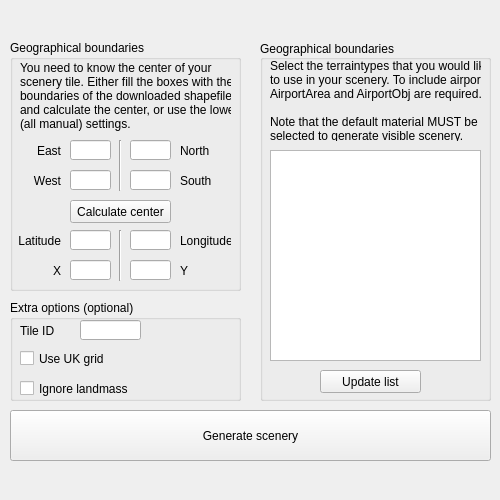
<?xml version="1.0" encoding="UTF-8"?>
<ui version="4.0">
 <class>Form</class>
 <widget class="QWidget" name="Form">
  <property name="geometry">
   <rect>
    <x>0</x>
    <y>0</y>
    <width>500</width>
    <height>500</height>
   </rect>
  </property>
  <property name="windowTitle">
   <string>Form</string>
  </property>
  <widget class="QGroupBox" name="groupBox">
   <property name="geometry">
    <rect>
     <x>10</x>
     <y>300</y>
     <width>231</width>
     <height>101</height>
    </rect>
   </property>
   <property name="title">
    <string>Extra options (optional)</string>
   </property>
   <widget class="QLabel" name="label_6">
    <property name="geometry">
     <rect>
      <x>10</x>
      <y>20</y>
      <width>71</width>
      <height>21</height>
     </rect>
    </property>
    <property name="text">
     <string>Tile ID</string>
    </property>
    <property name="alignment">
     <set>Qt::AlignLeading|Qt::AlignLeft|Qt::AlignVCenter</set>
    </property>
   </widget>
   <widget class="QLineEdit" name="lineEdit">
    <property name="geometry">
     <rect>
      <x>70</x>
      <y>20</y>
      <width>61</width>
      <height>20</height>
     </rect>
    </property>
   </widget>
   <widget class="QCheckBox" name="checkBox">
    <property name="enabled">
     <bool>true</bool>
    </property>
    <property name="geometry">
     <rect>
      <x>10</x>
      <y>50</y>
      <width>111</width>
      <height>17</height>
     </rect>
    </property>
    <property name="autoFillBackground">
     <bool>false</bool>
    </property>
    <property name="text">
     <string>Use UK grid</string>
    </property>
    <property name="checked">
     <bool>false</bool>
    </property>
   </widget>
   <widget class="QCheckBox" name="checkBox_2">
    <property name="enabled">
     <bool>true</bool>
    </property>
    <property name="geometry">
     <rect>
      <x>10</x>
      <y>80</y>
      <width>111</width>
      <height>17</height>
     </rect>
    </property>
    <property name="autoFillBackground">
     <bool>false</bool>
    </property>
    <property name="text">
     <string>Ignore landmass</string>
    </property>
    <property name="checked">
     <bool>false</bool>
    </property>
   </widget>
  </widget>
  <widget class="QGroupBox" name="groupBox_2">
   <property name="geometry">
    <rect>
     <x>10</x>
     <y>40</y>
     <width>231</width>
     <height>251</height>
    </rect>
   </property>
   <property name="title">
    <string>Geographical boundaries</string>
   </property>
   <widget class="QLabel" name="label_7">
    <property name="geometry">
     <rect>
      <x>20</x>
      <y>100</y>
      <width>31</width>
      <height>21</height>
     </rect>
    </property>
    <property name="text">
     <string>East</string>
    </property>
    <property name="alignment">
     <set>Qt::AlignRight|Qt::AlignTrailing|Qt::AlignVCenter</set>
    </property>
   </widget>
   <widget class="QLabel" name="label_9">
    <property name="geometry">
     <rect>
      <x>20</x>
      <y>130</y>
      <width>31</width>
      <height>21</height>
     </rect>
    </property>
    <property name="text">
     <string>West</string>
    </property>
    <property name="alignment">
     <set>Qt::AlignRight|Qt::AlignTrailing|Qt::AlignVCenter</set>
    </property>
   </widget>
   <widget class="QLineEdit" name="lineEdit_3">
    <property name="geometry">
     <rect>
      <x>60</x>
      <y>130</y>
      <width>41</width>
      <height>20</height>
     </rect>
    </property>
    <property name="text">
     <string/>
    </property>
   </widget>
   <widget class="QLineEdit" name="lineEdit_4">
    <property name="geometry">
     <rect>
      <x>60</x>
      <y>100</y>
      <width>41</width>
      <height>20</height>
     </rect>
    </property>
   </widget>
   <widget class="QLabel" name="label_10">
    <property name="geometry">
     <rect>
      <x>170</x>
      <y>100</y>
      <width>31</width>
      <height>21</height>
     </rect>
    </property>
    <property name="text">
     <string>North</string>
    </property>
    <property name="alignment">
     <set>Qt::AlignLeading|Qt::AlignLeft|Qt::AlignVCenter</set>
    </property>
   </widget>
   <widget class="QLineEdit" name="lineEdit_5">
    <property name="geometry">
     <rect>
      <x>120</x>
      <y>100</y>
      <width>41</width>
      <height>20</height>
     </rect>
    </property>
   </widget>
   <widget class="QLabel" name="label_11">
    <property name="geometry">
     <rect>
      <x>170</x>
      <y>130</y>
      <width>31</width>
      <height>21</height>
     </rect>
    </property>
    <property name="text">
     <string>South</string>
    </property>
    <property name="alignment">
     <set>Qt::AlignLeading|Qt::AlignLeft|Qt::AlignVCenter</set>
    </property>
   </widget>
   <widget class="QLineEdit" name="lineEdit_6">
    <property name="geometry">
     <rect>
      <x>120</x>
      <y>130</y>
      <width>41</width>
      <height>20</height>
     </rect>
    </property>
    <property name="text">
     <string/>
    </property>
   </widget>
   <widget class="Line" name="line">
    <property name="geometry">
     <rect>
      <x>100</x>
      <y>100</y>
      <width>21</width>
      <height>51</height>
     </rect>
    </property>
    <property name="orientation">
     <enum>Qt::Vertical</enum>
    </property>
   </widget>
   <widget class="QPushButton" name="pushButton">
    <property name="geometry">
     <rect>
      <x>60</x>
      <y>160</y>
      <width>101</width>
      <height>23</height>
     </rect>
    </property>
    <property name="text">
     <string>Calculate center</string>
    </property>
   </widget>
   <widget class="QLabel" name="label_8">
    <property name="geometry">
     <rect>
      <x>0</x>
      <y>190</y>
      <width>51</width>
      <height>21</height>
     </rect>
    </property>
    <property name="text">
     <string>Latitude</string>
    </property>
    <property name="alignment">
     <set>Qt::AlignRight|Qt::AlignTrailing|Qt::AlignVCenter</set>
    </property>
   </widget>
   <widget class="QLineEdit" name="lineEdit_7">
    <property name="geometry">
     <rect>
      <x>60</x>
      <y>190</y>
      <width>41</width>
      <height>20</height>
     </rect>
    </property>
   </widget>
   <widget class="QLineEdit" name="lineEdit_8">
    <property name="geometry">
     <rect>
      <x>120</x>
      <y>190</y>
      <width>41</width>
      <height>20</height>
     </rect>
    </property>
   </widget>
   <widget class="QLabel" name="label_12">
    <property name="geometry">
     <rect>
      <x>170</x>
      <y>190</y>
      <width>51</width>
      <height>21</height>
     </rect>
    </property>
    <property name="text">
     <string>Longitude</string>
    </property>
    <property name="alignment">
     <set>Qt::AlignLeading|Qt::AlignLeft|Qt::AlignVCenter</set>
    </property>
   </widget>
   <widget class="Line" name="line_2">
    <property name="geometry">
     <rect>
      <x>100</x>
      <y>190</y>
      <width>21</width>
      <height>51</height>
     </rect>
    </property>
    <property name="orientation">
     <enum>Qt::Vertical</enum>
    </property>
   </widget>
   <widget class="QLineEdit" name="lineEdit_9">
    <property name="geometry">
     <rect>
      <x>60</x>
      <y>220</y>
      <width>41</width>
      <height>20</height>
     </rect>
    </property>
   </widget>
   <widget class="QLabel" name="label_13">
    <property name="geometry">
     <rect>
      <x>0</x>
      <y>220</y>
      <width>51</width>
      <height>21</height>
     </rect>
    </property>
    <property name="text">
     <string>X</string>
    </property>
    <property name="alignment">
     <set>Qt::AlignRight|Qt::AlignTrailing|Qt::AlignVCenter</set>
    </property>
   </widget>
   <widget class="QLineEdit" name="lineEdit_10">
    <property name="geometry">
     <rect>
      <x>120</x>
      <y>220</y>
      <width>41</width>
      <height>20</height>
     </rect>
    </property>
   </widget>
   <widget class="QLabel" name="label_14">
    <property name="geometry">
     <rect>
      <x>170</x>
      <y>220</y>
      <width>51</width>
      <height>21</height>
     </rect>
    </property>
    <property name="text">
     <string>Y</string>
    </property>
    <property name="alignment">
     <set>Qt::AlignLeading|Qt::AlignLeft|Qt::AlignVCenter</set>
    </property>
   </widget>
   <widget class="QLabel" name="label">
    <property name="geometry">
     <rect>
      <x>10</x>
      <y>20</y>
      <width>211</width>
      <height>71</height>
     </rect>
    </property>
    <property name="text">
     <string>You need to know the center of your
scenery tile. Either fill the boxes with the
boundaries of the downloaded shapefiles
and calculate the center, or use the lower
(all manual) settings.</string>
    </property>
    <property name="scaledContents">
     <bool>false</bool>
    </property>
    <property name="alignment">
     <set>Qt::AlignLeading|Qt::AlignLeft|Qt::AlignVCenter</set>
    </property>
    <property name="wordWrap">
     <bool>false</bool>
    </property>
   </widget>
  </widget>
  <widget class="QGroupBox" name="groupBox_3">
   <property name="geometry">
    <rect>
     <x>260</x>
     <y>40</y>
     <width>231</width>
     <height>361</height>
    </rect>
   </property>
   <property name="title">
    <string>Geographical boundaries</string>
   </property>
   <property name="alignment">
    <set>Qt::AlignLeading|Qt::AlignLeft|Qt::AlignVCenter</set>
   </property>
   <property name="flat">
    <bool>false</bool>
   </property>
   <property name="checkable">
    <bool>false</bool>
   </property>
   <widget class="QPushButton" name="pushButton_3">
    <property name="geometry">
     <rect>
      <x>60</x>
      <y>330</y>
      <width>101</width>
      <height>23</height>
     </rect>
    </property>
    <property name="text">
     <string>Update list</string>
    </property>
   </widget>
   <widget class="QListView" name="listView">
    <property name="geometry">
     <rect>
      <x>10</x>
      <y>110</y>
      <width>211</width>
      <height>211</height>
     </rect>
    </property>
    <property name="alternatingRowColors">
     <bool>true</bool>
    </property>
    <property name="selectionMode">
     <enum>QAbstractItemView::ContiguousSelection</enum>
    </property>
   </widget>
   <widget class="QLabel" name="label_2">
    <property name="geometry">
     <rect>
      <x>10</x>
      <y>20</y>
      <width>211</width>
      <height>81</height>
     </rect>
    </property>
    <property name="text">
     <string>Select the terraintypes that you would like 
to use in your scenery. To include airports, 
AirportArea and AirportObj are required.

Note that the default material MUST be 
selected to generate visible scenery.</string>
    </property>
   </widget>
  </widget>
  <widget class="QPushButton" name="pushButton_4">
   <property name="geometry">
    <rect>
     <x>10</x>
     <y>410</y>
     <width>481</width>
     <height>51</height>
    </rect>
   </property>
   <property name="text">
    <string>Generate scenery</string>
   </property>
  </widget>
 </widget>
 <tabstops>
  <tabstop>lineEdit_4</tabstop>
  <tabstop>lineEdit_5</tabstop>
  <tabstop>lineEdit_3</tabstop>
  <tabstop>lineEdit_6</tabstop>
  <tabstop>pushButton</tabstop>
  <tabstop>lineEdit_7</tabstop>
  <tabstop>lineEdit_8</tabstop>
  <tabstop>lineEdit_9</tabstop>
  <tabstop>lineEdit_10</tabstop>
  <tabstop>lineEdit</tabstop>
  <tabstop>checkBox</tabstop>
  <tabstop>checkBox_2</tabstop>
  <tabstop>listView</tabstop>
  <tabstop>pushButton_3</tabstop>
  <tabstop>pushButton_4</tabstop>
 </tabstops>
 <resources/>
 <connections/>
</ui>
